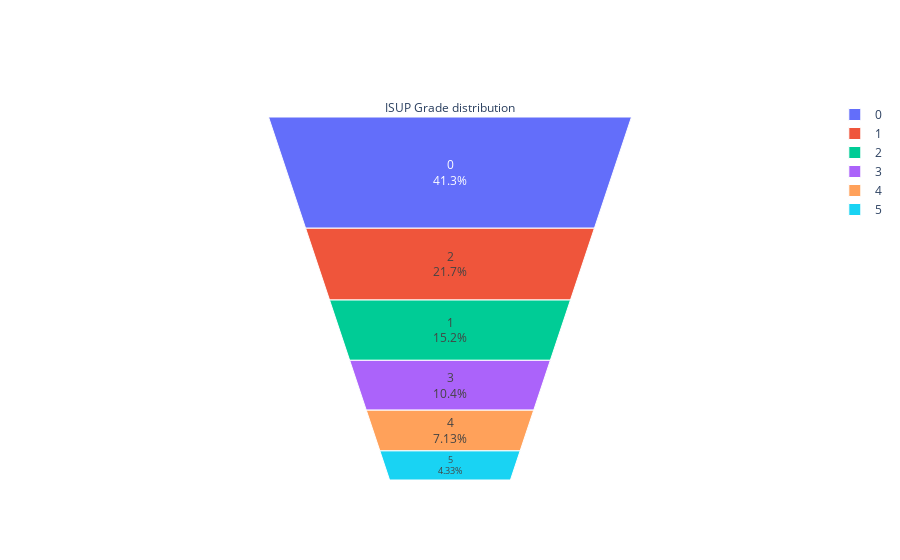

The cell this chart's notebook holds for it:
### Code cell
fig = go.Figure(go.Funnelarea(
    text =temp.ISUP_GRADE,
    values = temp.ISUP,
    title = {"position": "top center", "text": "ISUP Grade distribution"}
    ))
fig.show()

### Figure 1 — Plotly figure (JSON) as saved in the notebook; plotly's stock layout.template omitted (floating-point values rounded to 4 significant figures)
{"data": [{"text": [0, 2, 1, 3, 4, 5], "title": {"position": "top center", "text": "ISUP Grade distribution"}, "type": "funnelarea", "values": [324, 170, 119, 82, 56, 34]}], "layout": {"autosize": true}}
